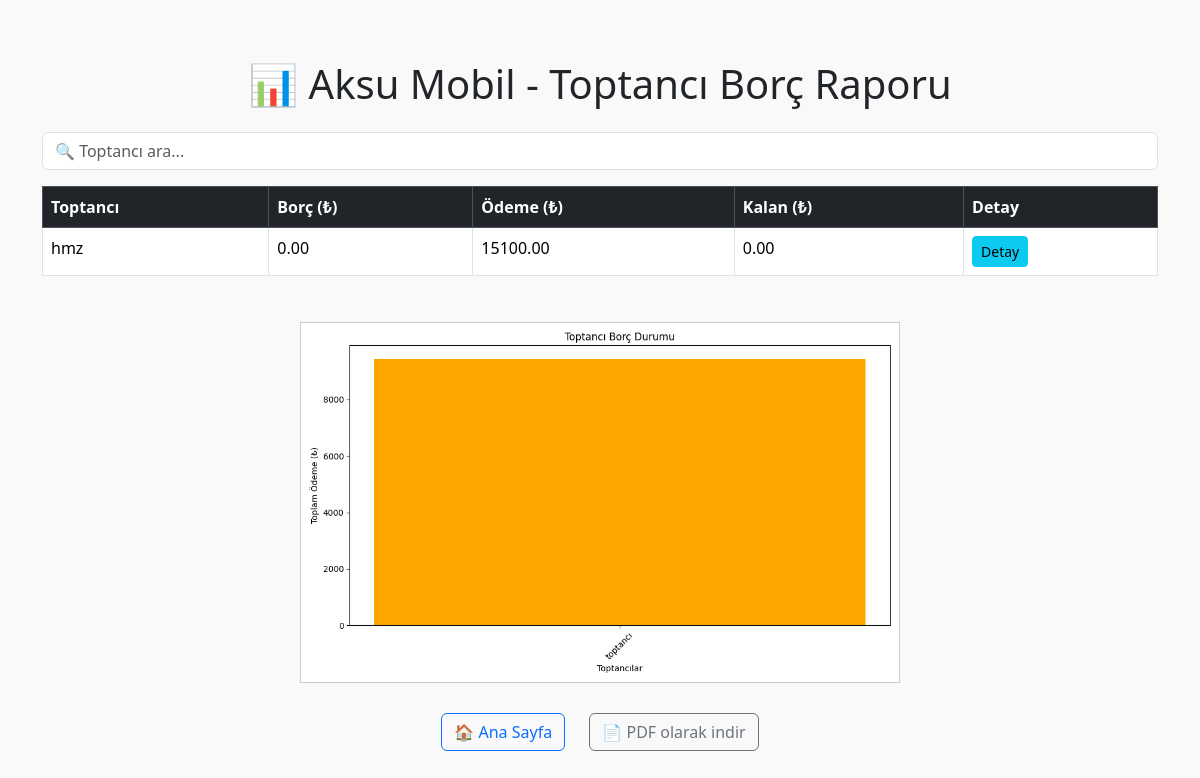
The app's page /rapor (signed in), older data.
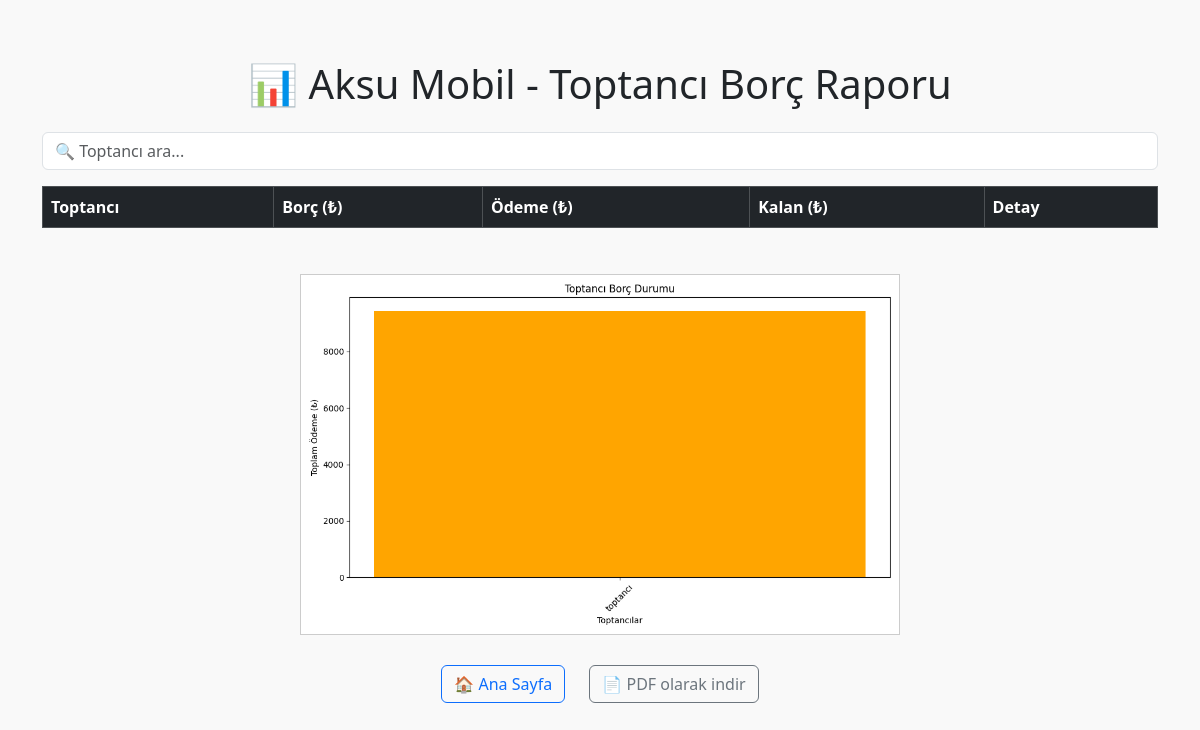
The same page, newer data.
### tables this page shows
CREATE TABLE toptancilar (
    id INTEGER PRIMARY KEY AUTOINCREMENT,
    ad TEXT NOT NULL,
    telefon TEXT
, borc REAL DEFAULT 0, odenen REAL DEFAULT 0, kalan REAL DEFAULT 0);

### app.py (the view)
@app.route('/rapor')
def rapor():
    if 'kullanici' not in session:
        return redirect('/giris')
    conn = sqlite3.connect("veritabani.db")
    cursor = conn.cursor()
    cursor.execute("""
    SELECT
        t.id,
        t.ad AS toptanci_adi,
        IFNULL(SUM(u.fiyat * u.adet), 0) AS toplam_borc,
        IFNULL(SUM(o.tutar), 0) AS toplam_odeme,
        MAX(IFNULL(SUM(u.fiyat * u.adet), 0) - IFNULL(SUM(o.tutar), 0), 0) AS kalan
    FROM toptancilar t
    LEFT JOIN urunler u ON t.id = u.toptanci_id
    LEFT JOIN odemeler o ON t.id = o.toptanci_id
    GROUP BY t.id
    ORDER BY t.ad
""")
    raporlar = cursor.fetchall()
    print("Raporlar:", raporlar)
    conn.close()
    return render_template("rapor.html", raporlar=raporlar)

### templates/rapor.html (shortened to what this page needs)
<!DOCTYPE html>
<html lang="tr">
  <head>
    <link
      href="https://cdn.jsdelivr.net/npm/bootstrap@5.3.2/dist/css/bootstrap.min.css"
      rel="stylesheet"
    />
  </head>
  <body>
    <div class="container">
      <h1 class="text-center mb-4">📊 Aksu Mobil - Toptancı Borç Raporu</h1>
      <input
        type="text"
        id="arama"
        class="form-control mb-3"
        placeholder="🔍 Toptancı ara..."
      />
      <div class="table-responsive">
        <table class="table table-bordered table-hover">
          <thead class="table-dark">
            <tr>
              <th>Toptancı</th>
              <th>Borç (₺)</th>
              <th>Ödeme (₺)</th>
              <th>Kalan (₺)</th>
              <th>Detay</th>
            </tr>
          </thead>
          <tbody>
            {% for id, toptanci, borc, odeme, kalan in raporlar %}
            <tr>
              <td>{{ toptanci }}</td>
              <td>{{ "%.2f"|format(borc) }}</td>
              <td>{{ "%.2f"|format(odeme) }}</td>
              <td>{{ "%.2f"|format(kalan) }}</td>
              <td>
                <a href="/rapor-detay/{{ id }}" class="btn btn-sm btn-info"
                  >Detay</a
                >
              </td>
            </tr>
            {% endfor %}
          </tbody>
        </table>
      </div>
      <img
        class="grafik"
        id="borcGrafik"
        src="{{ url_for('static', filename='grafikler/borc_grafigi.png') }}"
        alt="Borç Grafiği"
      />
      <div class="butonlar">
        <a href="/" class="btn btn-outline-primary">🏠 Ana Sayfa</a>
        <a href="/rapor-pdf" id="pdfBtn" class="btn btn-outline-secondary"
          >📄 PDF olarak indir</a
        >
      </div>
    </div>
  </body>
</html>

### templates/rapor.html (style rules this page uses)
body { background-color: #f9f9f9; padding-top: 60px; }
.grafik { display: block; margin: 30px auto; max-width: 600px; border: 1px solid #ccc; transition: transform 0.3s ease; }
.butonlar { margin-top: 20px; text-align: center; }
.butonlar a { margin: 0 10px; }

Row changes from the older to the newer data that the page shows:
removed toptancilar: ad "hmz", borc "0.00", odeme "15100.00", kalan "0.00"
